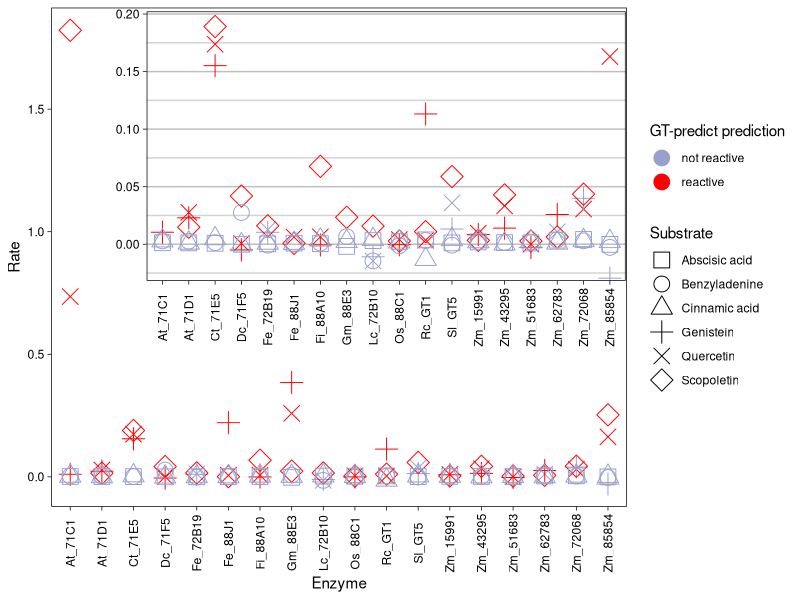

This chart was generated by the following R code:
#!/usr/bin/env Rscript
suppressPackageStartupMessages(library("data.table")) # fifelse
library("ggplot2")
library("reshape2")
library("pROC")
suppressPackageStartupMessages(library("here"))
setwd(paste0(here(), "/data/Fatemeh_eval"))

experimental <- read.table('all-experimental.tsv')
gtpredict <- read.table('all-gtpredict.csv')
experimental <- experimental[,c(17,29,26,5,13,31)]
colnames(experimental) <- colnames(gtpredict)
experimental <- experimental[ order(row.names(experimental)), ]
toplot <- melt(as.matrix(experimental))
colnames(toplot) <- c('enzyme', 'substrate', 'experimental')
melted <- melt(as.matrix(gtpredict))
toplot$gtpredict <- as.character(melted$value)
toplot$substrate <- as.character(toplot$substrate)

# prettier naming for plot
toplot$substrate = sub('_', ' ', toplot$substrate)
toplot$gtpredict = fifelse(toplot$gtpredict=="Yes", "reactive", "not reactive")

p = ggplot(toplot, aes(x=enzyme, y=experimental)) +
  geom_point(aes(color=gtpredict, shape=substrate), size=5) +
  theme_linedraw() + 
  theme(
        panel.grid.major = element_blank(),
        panel.grid.minor = element_blank(),
        axis.text.x = element_text(angle=90, vjust=0.5),
        ) +
  xlab("Enzyme") + ylab("Rate") + 
  # colors made with http://medialab.github.io/iwanthue/ selecting two colors with colorblind friendly and hard (force vector)
  # scale_color_manual(values=c("#4842b4", "#ff9559")) + 
  scale_color_manual(values=c("#99a0cf", "red")) + 
  # scale_stroke_manual(values=c(1, 1.5)) + 
  scale_shape_manual(values=0:5) + 
  labs(color="GT-predict prediction", shape="Substrate")

insetp = p +
    guides(color="none", shape="none") +
    scale_y_continuous(limits=c(min(toplot$experimental), 0.2), expand=c(0.01,0)) +
    theme(axis.title=element_blank(),
        panel.grid.major.y=element_line(color="gray"),
        panel.grid.minor.y=element_line(color="lightgray"))

p2 = p + annotation_custom(ggplotGrob(insetp), xmin=2.2, xmax=18.8, ymin=0.5, ymax=1.93)
ggsave("GTPredict-evaluation.pdf", p2)

toplot$pred = fifelse(toplot$gtpredict=="reactive", 1, 0)
cat("cor =", cor(toplot$pred, toplot$experimental), end='\n')
cat("auc =", auc(roc(toplot$pred, toplot$experimental)), end='\n')

